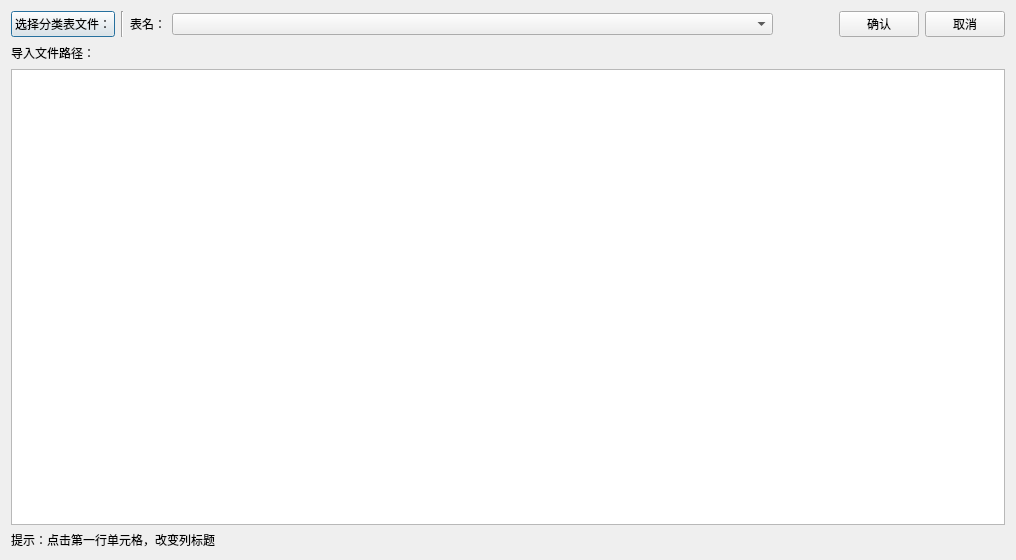
<?xml version="1.0" encoding="UTF-8"?>
<ui version="4.0">
 <class>Dialog</class>
 <widget class="QDialog" name="Dialog">
  <property name="geometry">
   <rect>
    <x>0</x>
    <y>0</y>
    <width>1016</width>
    <height>560</height>
   </rect>
  </property>
  <property name="windowTitle">
   <string>Dialog</string>
  </property>
  <layout class="QVBoxLayout" name="verticalLayout">
   <item>
    <layout class="QHBoxLayout" name="horizontalLayout">
     <item>
      <widget class="QPushButton" name="ListLoad">
       <property name="toolTip">
        <string>&lt;!DOCTYPE HTML PUBLIC &quot;-//W3C//DTD HTML 4.0//EN&quot; &quot;http://www.w3.org/TR/REC-html40/strict.dtd&quot;&gt;
&lt;html&gt;&lt;head&gt;&lt;meta name=&quot;qrichtext&quot; content=&quot;1&quot; /&gt;&lt;style type=&quot;text/css&quot;&gt;
p, li { white-space: pre-wrap; }
&lt;/style&gt;&lt;/head&gt;&lt;body style=&quot; font-family:'SimSun'; font-size:9pt; font-weight:400; font-style:normal;&quot;&gt;
&lt;p style=&quot; margin-top:0px; margin-bottom:0px; margin-left:0px; margin-right:0px; -qt-block-indent:0; text-indent:0px;&quot;&gt;请选择《钢筋报表量》中的《楼层构件类型统计汇总表》&lt;/p&gt;
&lt;p style=&quot; margin-top:0px; margin-bottom:0px; margin-left:0px; margin-right:0px; -qt-block-indent:0; text-indent:0px;&quot;&gt;暂只支持GTJ2018 GTJ2021导出文件。&lt;/p&gt;&lt;/body&gt;&lt;/html&gt;</string>
       </property>
       <property name="text">
        <string>选择分类表文件：</string>
       </property>
      </widget>
     </item>
     <item>
      <widget class="Line" name="line">
       <property name="orientation">
        <enum>Qt::Vertical</enum>
       </property>
      </widget>
     </item>
     <item>
      <widget class="QLabel" name="label">
       <property name="text">
        <string>表名：</string>
       </property>
      </widget>
     </item>
     <item>
      <widget class="QComboBox" name="ListCbx">
       <property name="sizePolicy">
        <sizepolicy hsizetype="Expanding" vsizetype="Fixed">
         <horstretch>0</horstretch>
         <verstretch>0</verstretch>
        </sizepolicy>
       </property>
      </widget>
     </item>
     <item>
      <spacer name="horizontalSpacer">
       <property name="orientation">
        <enum>Qt::Horizontal</enum>
       </property>
       <property name="sizeType">
        <enum>QSizePolicy::Fixed</enum>
       </property>
       <property name="sizeHint" stdset="0">
        <size>
         <width>60</width>
         <height>20</height>
        </size>
       </property>
      </spacer>
     </item>
     <item>
      <widget class="QPushButton" name="btnOK">
       <property name="text">
        <string>确认</string>
       </property>
      </widget>
     </item>
     <item>
      <widget class="QPushButton" name="btnCancel">
       <property name="text">
        <string>取消</string>
       </property>
      </widget>
     </item>
    </layout>
   </item>
   <item>
    <widget class="QLabel" name="label_path">
     <property name="minimumSize">
      <size>
       <width>0</width>
       <height>20</height>
      </size>
     </property>
     <property name="text">
      <string>导入文件路径：</string>
     </property>
    </widget>
   </item>
   <item>
    <widget class="QTableView" name="tableView_2">
     <property name="maximumSize">
      <size>
       <width>16777215</width>
       <height>16777215</height>
      </size>
     </property>
     <property name="toolTip">
      <string>&lt;html&gt;&lt;head/&gt;&lt;body&gt;&lt;p&gt;&lt;span style=&quot; font-size:11pt; color:#88152a;&quot;&gt;请在第一行点击，&lt;/span&gt;&lt;/p&gt;&lt;p&gt;&lt;span style=&quot; font-size:11pt; color:#88152a;&quot;&gt;下拉菜单，修改选择所需的清单列名！&lt;/span&gt;&lt;/p&gt;&lt;/body&gt;&lt;/html&gt;</string>
     </property>
     <property name="autoScrollMargin">
      <number>16</number>
     </property>
    </widget>
   </item>
   <item>
    <widget class="QLabel" name="label_5">
     <property name="text">
      <string>提示：点击第一行单元格，改变列标题</string>
     </property>
    </widget>
   </item>
  </layout>
 </widget>
 <resources/>
 <connections/>
</ui>
